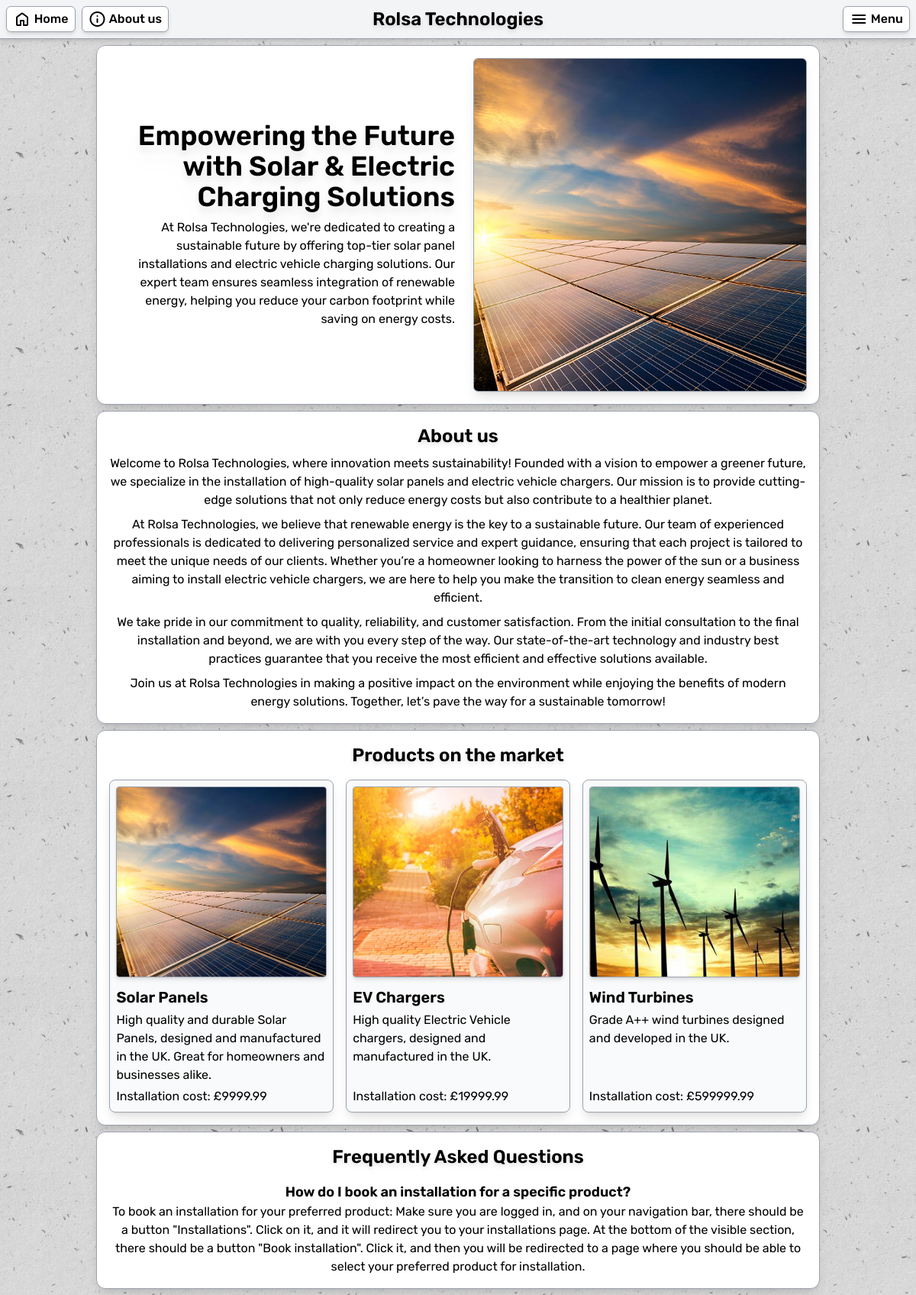
The page / on the database its author committed.
### products/models.py (models this page shows)
class Product(models.Model):
    name = models.CharField(max_length=64, unique=True)
    image = models.ImageField(default='images/fallback.png', upload_to='images/')
    description = models.TextField(blank=True)
    installation_cost = models.DecimalField(max_digits=10, decimal_places=2)
    def __str__(self):
        return self.name

### mainapp/views.py (the view)
# urls.py: path('', views.homepage, name='home'),
def homepage(request):
    products = Product.objects.all()
    return render(request, 'homepage.html', {'products': products})

### mainapp/templates/homepage.html (shortened to what this page needs)
{% extends 'base.html' %}
{% load static %}
{% block content %}
<div class="p-2 flex flex-col gap-2">
    <section id="hero" class="w-full md:w-4/5 2xl:w-1/2 md:mx-auto text-center flex flex-col lg:flex-row gap-2 bg-white border border-gray-400 rounded-xl p-4 shadow-lg">
        <div id="heroText" class="flex-1 flex flex-col justify-center items-center lg:items-end text-center lg:text-end p-4 gap-2">
            <h1 id="heroTitle" class="">Empowering the Future with Solar & Electric Charging Solutions</h1>
            <p id="heroDesc" class="">
                At Rolsa Technologies, we're dedicated to creating a sustainable future by offering top-tier solar panel installations and electric vehicle charging solutions.
                Our expert team ensures seamless integration of renewable energy, helping you reduce your carbon footprint while saving on energy costs.
            </p>
        </div>
        <div id="heroImgContainer" class="flex-1 flex items-center justify-center">
            <img id="heroImg" class="object-cover h-[50vh] w-full border border-gray-400 rounded-md shadow-lg" src="{% static 'images/hero.jpg' %}" alt="An image of a tree on a field">
        </div>
    </section>
    <div id="aboutUs" class="w-full md:w-4/5 2xl:w-1/2 md:mx-auto text-center flex flex-col gap-2 bg-white border border-gray-400 rounded-xl p-4 shadow-lg">
        <h3>About us</h3>
        <p>
            Welcome to Rolsa Technologies, where innovation meets sustainability!
            Founded with a vision to empower a greener future, we specialize in the installation
            of high-quality solar panels and electric vehicle chargers. Our mission is to provide cutting-edge
            solutions that not only reduce energy costs but also contribute to a healthier planet.
        </p>
        <p>
            At Rolsa Technologies, we believe that renewable energy is the key to a sustainable future.
            Our team of experienced professionals is dedicated to delivering personalized service and expert guidance,
            ensuring that each project is tailored to meet the unique needs of our clients. Whether you’re a homeowner
            looking to harness the power of the sun or a business aiming to install electric vehicle chargers,
            we are here to help you make the transition to clean energy seamless and efficient.
        </p>
        <p>
            We take pride in our commitment to quality, reliability, and customer satisfaction.
            From the initial consultation to the final installation and beyond, we are with you every step of the way.
            Our state-of-the-art technology and industry best practices guarantee that you receive the most efficient and effective solutions available.
        </p>
        <p>
            Join us at Rolsa Technologies in making a positive impact on the environment while enjoying the benefits of modern energy solutions.
            Together, let’s pave the way for a sustainable tomorrow!
        </p>
    </div>
    <div class="w-full md:w-4/5 2xl:w-1/2 md:mx-auto text-center flex flex-col gap-2 bg-white border border-gray-400 rounded-xl p-4 shadow-lg">
        <div class="flex flex-col gap-4">
            <h3 class="text-center">Products on the market</h3>
            {% if products %}
            <div class="grid grid-cols-1 md:grid-cols-2 lg:grid-cols-3 gap-4 cards text-start">
                {% for product in products %}
                <div class="flex flex-col gap-1 bg-gray-50">
                    <img
                        src="{{ product.image.url }}"
                        alt="Picture of {{ product }}"
                        class="object-cover border border-gray-400 rounded min-h-[250px] max-h-[250px] w-full shadow-md mb-2"
                    >
                    <h4>{{ product.name }}</h4>
                    <p class="h-full">
                        {{ product.description }}
                    </p>
                    <p>
                        Installation cost:
                        £{{ product.installation_cost }}
                    </p>
                </div>
                {% endfor %}
            </div>
            {% else %}
            <p class="text-center">No products available on the market at the moment.</p>
            {% endif %}
        </div>
    </div>
    <div class="w-full md:w-4/5 2xl:w-1/2 md:mx-auto text-center flex flex-col gap-4 bg-white border border-gray-400 rounded-xl p-4 shadow-lg">
        <h3 class="text-center">Frequently Asked Questions</h3>
        <div class="flex flex-col gap-2">
            <div>
                <h5 class="text-center">How do I book an installation for a specific product?</h5>
                <p>
                    To book an installation for your preferred product:
                    Make sure you are logged in, and on your navigation bar, there should be a button "Installations".
                    Click on it, and it will redirect you to your installations page. At the bottom of the visible section,
                    there should be a button "Book installation". Click it, and then you will be redirected to a page
                    where you should be able to select your preferred product for installation.
                </p>
            </div>
        </div>
    </div>
</div>
{% endblock %}

### theme/templates/base.html (shortened to what this page needs)
{% load static tailwind_tags %}
<!doctype html>
<html lang="en">
    <head>
        {% tailwind_css %}
    </head>
    <body class="leading-normal tracking-normal flex flex-col min-h-screen">
        <nav id="navBar" class="grid grid-cols-1 md:grid-cols-3 items-center w-full gap-0 z-20 shadow-md">
            <div class="w-full hidden order-2 md:order-1 md:flex flex-col md:flex-row justify-stretch md:justify-start justify-items-stretch md:justify-items-start items-center text-start gap-2 navbar-element">
                <a href="{% url 'home' %}" class="justify-self-stretch md:max-w-fit"><button type="button" class="w-full md:w-fit my-1 md:my-0">
                    <span class="material-symbols-rounded">home</span>
                    Home
                </button></a>
                <a href="{% url 'home' %}#aboutUs" class="justify-self-stretch md:max-w-fit"><button type="button" class="w-full md:w-fit my-1 md:my-0">
                    <span class="material-symbols-rounded">info</span>
                    About us
                </button></a>
            </div>
            <div class="w-full order-1 md:order-2 flex flex-row justify-start md:justify-center items-center text-start md:text-center gap-2">
                <h3 class="justify-self-stretch w-full">Rolsa Technologies</h3>
            </div>
            <div class="order-3 hidden md:block 2xl:hidden justify-self-end">
                <button type="button" id="navBarMenuButtonBasic" class="justify-self-stretch md:max-w-fit">
                    <span class="material-symbols-rounded">menu</span>
                    Menu
                </button>
            </div>
        </nav>
        {% block content %}
        {% endblock %}
    </body>
</html>

### rows shown on the page
Product: image (picture), name "Solar Panels", description "High quality and durable Solar Panels, designed and manufactured in the UK. Great for homeowners and businesses alike.", installation_cost "9999.99"
Product: image (picture), name "EV Chargers", description "High quality Electric Vehicle chargers, designed and manufactured in the UK.", installation_cost "19999.99"
Product: image (picture), name "Wind Turbines", description "Grade A++ wind turbines designed and developed in the UK.", installation_cost "599999.99"
